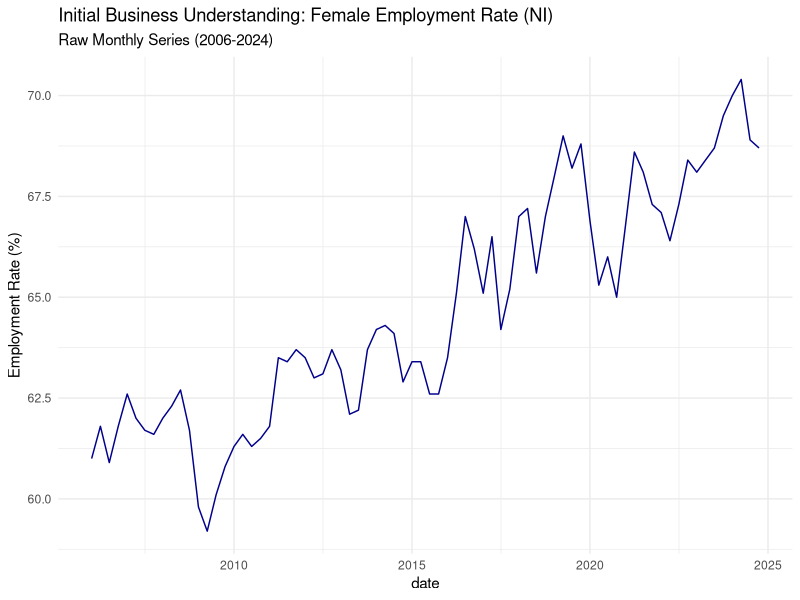
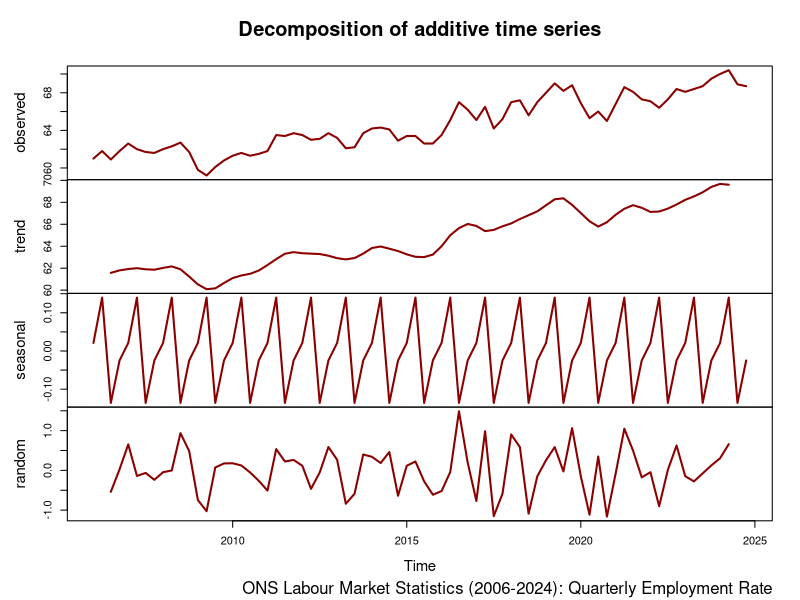
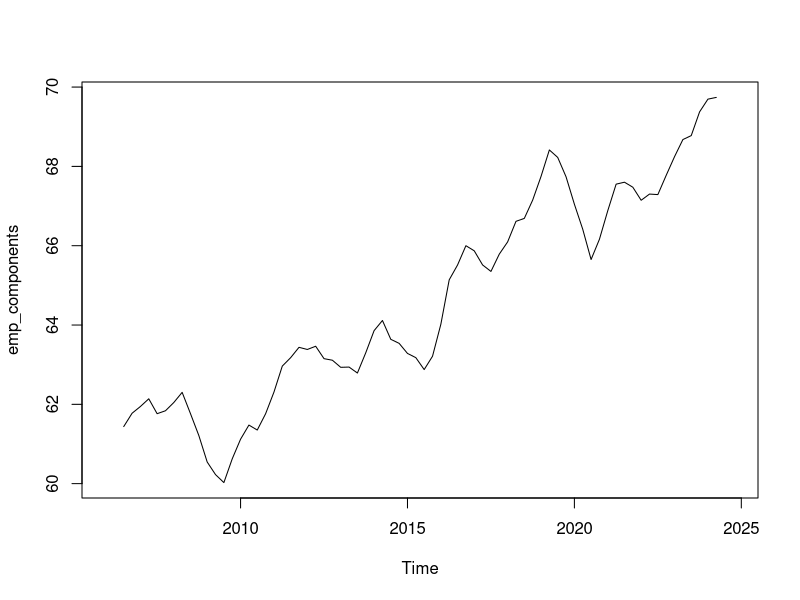
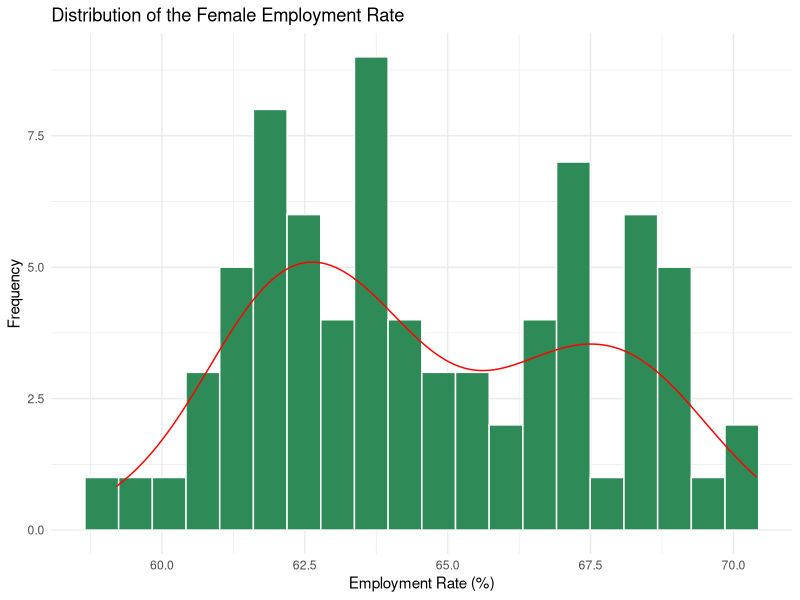
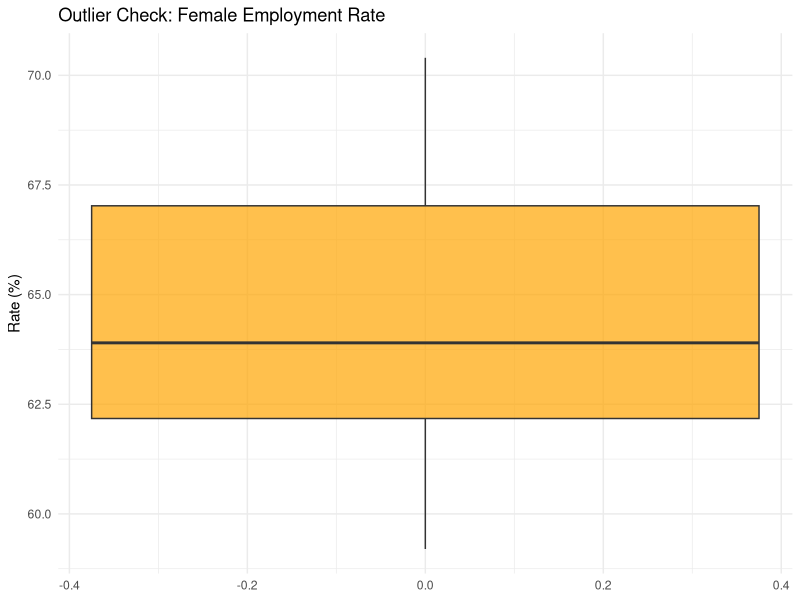

Generate these figures, in order, with R:
# CRISP-DM Phase 2: Data Understanding
# ======================================
# Objective: Review the Employment Rate dataset to build an understanding of its contents.
#
# Key tasks:
#   - Load the data as obtained from the source.
#   - Describe the data in terms of volume, format & attributes.
#   - Explore the data in terms of distributions, relationships & if outliers exist.
#   - Verify the data quality to understand that it is usable for our study.
#
# References which helped the team with ggplot creation:
# 1. H. Wickham, M. et al., ‘R for Data Science’, 2nd ed. CA, USA: O'Reilly Media, Inc., 2023
# 2. Posit Software, PBC, 'Data Visualization with ggplot2: Cheat Sheet', 2021. [Online].
#    Available: https://posit.co/wp-content/uploads/2022/10/data-visualization-1.pdf

# Setup steps, load libraries and check the configuration.
getwd() # Confirm that the working directory is at the root of our project
getOption("repos") # Should show "https://cloud.r-project.org" set from .Rprofile at project root
install.packages("tidyverse")
install.packages("psych")
library(tidyverse)
library(stats)
library(psych)

# 1. Load the Raw Data from the Labour Force Survey (LF62) from the csv file in the data/raw directory
# For now we will load the full file to see the structure and assess the 1992-2025 range available.
# Note that there is no header in this raw CSV and the first 8 lines do not contain any data, so skip those:
#   "Title","LFS: Employment rate: Northern Ireland: Aged 16-64: Female: %: SA"
#   "CDID","LF62"
#   "Source dataset ID","LMS"
#   "PreUnit",""
#   "Unit","%"
#   "Release date","17-02-2026"
#   "Next release","19 March 2026"
#   "Important notes",
raw_df <- read.csv("./project/data/raw/economic_inactivity/1_Labour_Force_Survey_lf62.csv", header = FALSE, skip = 8)
colnames(raw_df) <- c("date_raw", "emp_rate") # Do a column name reassignment on our 2 available columns in the dataset
raw_df$emp_rate <- as.numeric(raw_df$emp_rate) # Convert the Value column to numeric (double) type

# 2. Perform a visual inspection of the data frequency
# Note that this dataset contains Annual, Quarterly (Q1, Q2), and Monthly (JAN, FEB) entries.
# As agreed between our group after we assessed all our chosen datasets, we will use Quarterly.
# Note that the data in the raw CSV file is ordered, so we are looking at specific sections of the csv:
print(head(raw_df, 20)) # Shows Annual entries, example entry '7 1992  54.2'
print(raw_df[60:80, ])  # Shows Quarterly entries, example entry '60 1997 Q1 57.4'
print(tail(raw_df, 20)) # Shows Monthly entries, example entry '560 2024 APR 70.1'

# Notes on using the entire dataset vs restricting to a specific range of 2006-2024.
# In our CRISP-DM project flow, the decision for what period we used was based primarily on our modeling goal.
# The are pros and cons, e.g. more available data vs the risk of learning a relationship from 1994 that was
# no longer true in 2025. Also, for some datasets we simply didn't have the same range of available data.
# Group Recommendation --> Restrict to 2006-2024 because of:
#   1. Economic Transition: The 1990s were a post-conflict transition in NI, so it is very likely that the relationship
#                           between employment and family life was fundamentally different during those times.
#   2. Concept Drift:       By using older data we risk teaching ML models outdated patterns that no longer applied
#                           in the 2024 economy.
#   3. Policy Alignment:    Modern childcare and/or parental leave policies that influence the link between work and
#                           birth rates only really stabilised in the mid-2000s.

# 3. Perform a preliminary visualisation of the data (to identify any trends and seasonality)
# To understand the data correctly, we can isolate the quarterly series temporarily and focus on this range.
# The date_raw column is in the raw form, and contains a few different strings that we need to extract from:
#   "2024" --> year only
#   "1992 Q2" --> year + quarter
#   "1999 OCT" --> year + abbreviated month
# Leverage lubridate to help with working with dates and times here and filter to our range:
#   https://lubridate.tidyverse.org/reference/year.html
#   https://lubridate.tidyverse.org/reference/ymd.html
quarterly_only <- raw_df %>%
  filter(grepl("Q1|Q2|Q3|Q4", date_raw)) %>%
  mutate(date = yq(date_raw)) %>%
  filter(!is.na(date)) %>%
  filter(year(date) >= 2006 & year(date) < 2025) %>%
  drop_na(emp_rate)

# Double check this is doing what it is supposed to do
print(head(quarterly_only, 5))
#   date_raw emp_rate       date
# 1  2006 Q1     61.0 2006-01-01
# 2  2006 Q2     61.8 2006-04-01
# 3  2006 Q3     60.9 2006-07-01
# 4  2006 Q4     61.8 2006-10-01
# 5  2007 Q1     62.6 2007-01-01

describe(quarterly_only$emp_rate)
#    vars  n  mean   sd median trimmed  mad  min  max range skew kurtosis   se
# X1    1 76 64.63 2.85   63.9   64.57 3.34 59.2 70.4  11.2 0.22    -1.16 0.33
sd(quarterly_only$emp_rate) # 2.849672
summary(quarterly_only)
#   date_raw            emp_rate          date
# Length:76          Min.   :59.20   Min.   :2006-01-01
# Class :character   1st Qu.:62.17   1st Qu.:2010-09-08
# Mode  :character   Median :63.90   Median :2015-05-16
# Mean   :64.63   Mean   :2015-05-17
# 3rd Qu.:67.03   3rd Qu.:2020-01-23
# Max.   :70.40   Max.   :2024-10-01

# Plotting the raw trend to better understand the behavior of the economic variable
# Show the employment rate over time within our set range.
understanding_quarterly_plot <- ggplot(quarterly_only, aes(x = date, y = emp_rate)) +
  geom_line(color = "darkblue") +
  theme_minimal() +
  labs(title = "Initial Business Understanding: Female Employment Rate (NI)",
       subtitle = "Raw Monthly Series (2006-2024)",
       y = "Employment Rate (%)")

print(understanding_quarterly_plot)

# 4. Identify Seasonality (2006-2024)
# Convert the raw data into a time series (ts) and break it into trend, seasonal, and residual components to help
# us understand if we need to account for any seasonal peaks/troughs.
ts_obj_emp_rate <- ts(quarterly_only$emp_rate, frequency = 4, start = c(2006, 1), end = c(2024, 4))
# Had to adapt this a little to get a better description for adding into the paper.
dec_emp <- decompose(ts_obj_emp_rate)
plot(dec_emp,
     col = "darkred", 
     lwd = 2,
     ann = TRUE,
     cex.lab = 0.9,
     yax.flip = FALSE)
mtext("ONS Labour Market Statistics (2006-2024): Quarterly Employment Rate",
      side = 1, line = 4, adj = 1, cex = 1, font = 6)

# As per Week 4, Exercise 1, filter out the random signal
# Again this shows the overall rise in employmet over the date range.
emp_components <- decompose(ts_obj_emp_rate)
emp_components <- ts_obj_emp_rate - emp_components$random
plot.ts(emp_components)

# 5. Findings for the 2006-2024 range (76 observations)
# Trend:       Since 2006, there has been a fairly significant upward trend in female employment in Northern Ireland,
#              rising from approximately 60% in 2006 to over 69% in late 2024.
# Seasonality: The data shows consistent seasonal fluctuations with peaks and troughs within each year
#              which likely a consequence of job market trends for hiring cycles and holiday periods.
# Stability:   The standard deviation is relatively low (2.849672) indicating a steady growth path with a
#              dip during the 2020-2021 period (likely COVID-19 related).

# 6. Employment Rate vs Economic Inactivity
# There was a choice to be made here as to whether to use the employment rate directly, or to calculate the
# female economic inactivity rate (i.e. 100 - Female Employment Rate). Both were options available to us given
# the data we had access to. However, in many labour datasets (like the ONS or NISRA), this formula does not
# always apply because of a third category which is unemployment (those that are not working but are actively
# seeking work), but that is not something we could have easily calculated for this study using our datasets.

# Using employment rate allows the study to model the Opportunity Cost (i.e. you have more to lose (wages, career
# progression) if you choose to have children) and Income Effect on birthrate for those in active careers
# (i.e. having money provides the financial security and resources needed to have children), whereas
# economic inactivity would shift the focus toward those already outside the labour market due to reasons
# such as health, education, or existing family committments. However as mentioned above, calculating this
# accurately would be difficult because we don't have data on unemployment and the proportion that were seeking work
# at the time.

# A good description on Opportunity Cost is available here:
# https://www.linkedin.com/top-content/leadership/setting-leadership-priorities/opportunity-cost-in-career-choices/

# From the Literature:
# 1. Berrington et al., 2023
# Quote: "Other things being equal the economic opportunity costs of childbearing are higher for women who are in paid
#         employment outside the home (Becker, 1981). Thus we expect intentions to be more positive among those not
#         currently in paid work."
# --> This somewhat justifies using Employment Rate as a primary predictor because it tracks the population facing the
#     'Opportunity Cost' barrier, i.e. those in careers have less time to have children.

# 2. Dow, 2025
# Quote: "Older women earning higher wages face a greater opportunity cost of their time and thus outsource childcare,
#         making them more sensitive to its price."
# Quote: "I demonstrate that older mothers can be more price responsive than younger mothers because they earn a higher
#         wage, and so the opportunity cost of their time is higher. Women earning higher wages will outsource more,
#         if not all, childcare. This high level of outsourcing will drive greater price responsiveness." (p. 46-47)
# --> Employment rate therefore, again, captures the population facing the Opportunity Cost conflict, which is a primary
#     driver of modern delays to having children.

# 3. Tzitiridou-Chatzopoulou et al., 2024
# Quote: "Factors such as education levels, work prospects for women, childcare expenses, and larger economic factors
#         all contribute to determining decisions on fertility."
# --> Aligns with the finding that non-linear models (XGBoost) perform better by capturing complex relationships
#     between economic participation and birth rates.

# Decision: We will use Employment Rate (LF62) as it represents a cross-over between career participation and
#           fertility as identified (and described above) in the literature.

# 7. Visualise the distribution of the employment rate
ggplot(quarterly_only, aes(x = emp_rate)) +
  geom_histogram(bins = 20, fill = "seagreen", color = "white") +
  geom_density(aes(y = after_stat(count) * 0.5), color = "red") +
  theme_minimal() +
  labs(title = "Distribution of the Female Employment Rate",
       x = "Employment Rate (%)", y = "Frequency")

# Analysis of this histogram --> shows bimodal peaks for the female employment rate (with peaks at ~63% & ~68%)
# This dual peak may suggest that the labour market operates in two distinct economic phases/zones.

# 8. Use a Boxplot to identify statistical outliers
ggplot(quarterly_only, aes(y = emp_rate)) +
  geom_boxplot(fill = "orange", alpha = 0.7) +
  theme_minimal() +
  labs(title = "Outlier Check: Female Employment Rate", y = "Rate (%)")

# Analysis of this boxplot --> general summary --> a wide distribution showing a negative skew
# 1. Distribution: The median sits at ~64%, which shows that for half the series employment rate was below the higher
#    intensity ~67%-70% threshold. i.e. it is weighted towards a generally lower intensity labour pattern.
# 2. Outliers: There are no statistical outliers detected - the lower end values (~59%) are
#    within the expected range (within the boxplot whiskers), i.e. the low employment periods were steady and
#    long-term rather than a one-off break from the top of the scale where employment rates were very high.
# 3. Spread: The large Interquartile Range (~62.5% to 67%) shows significant volatility in the female employment
#    rates, which provides sufficient variance to test Opportunity Cost impacts during different economic cycles.
